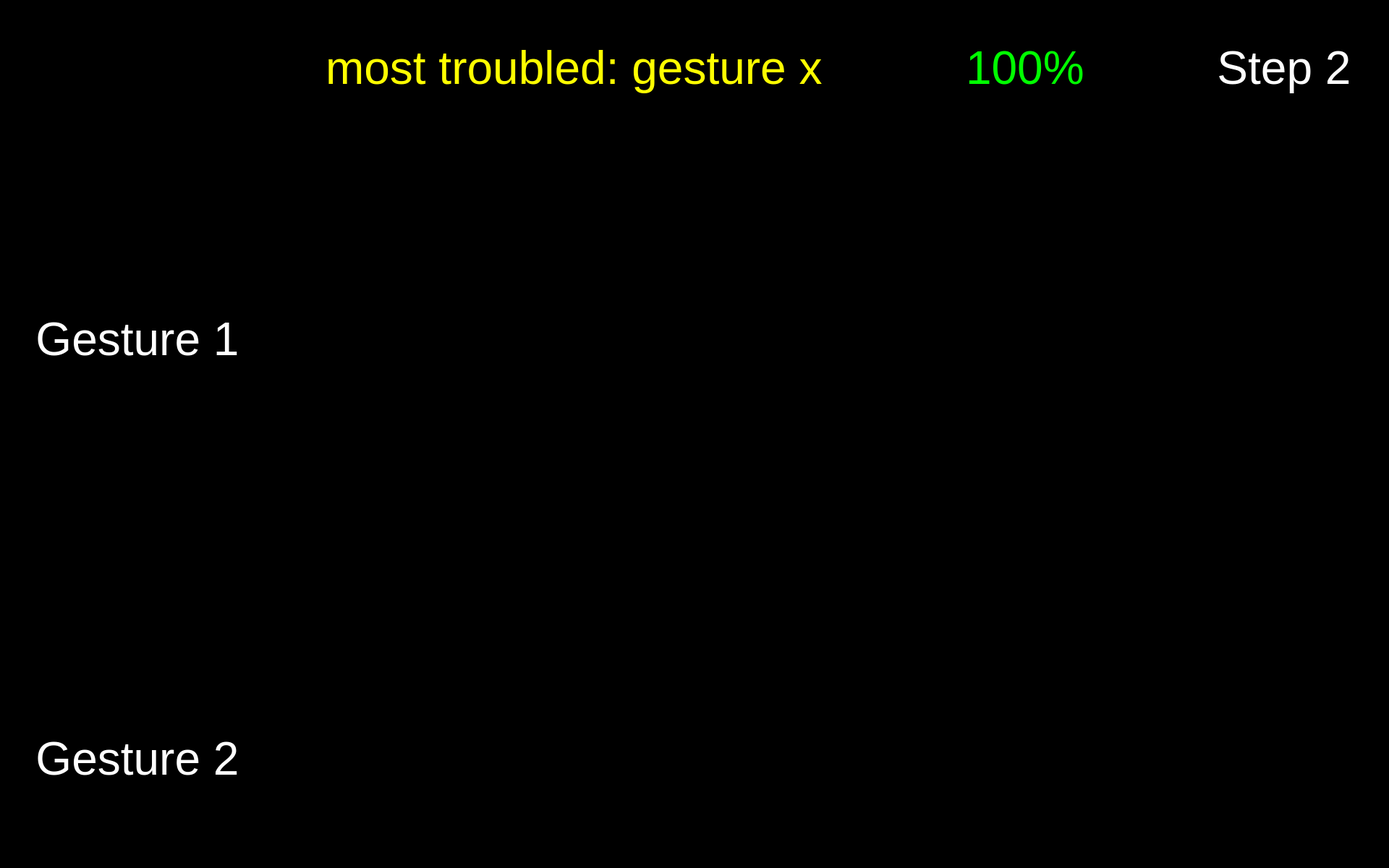
<?xml version="1.0" encoding="UTF-8"?>
<ui version="4.0">
 <class>Form</class>
 <widget class="QWidget" name="Form">
  <property name="geometry">
   <rect>
    <x>0</x>
    <y>0</y>
    <width>1920</width>
    <height>1200</height>
   </rect>
  </property>
  <property name="maximumSize">
   <size>
    <width>1920</width>
    <height>1200</height>
   </size>
  </property>
  <property name="windowTitle">
   <string>Form</string>
  </property>
  <property name="styleSheet">
   <string notr="true">background-color: rgb(0, 0, 0);</string>
  </property>
  <widget class="QLabel" name="label_text_step">
   <property name="geometry">
    <rect>
     <x>1650</x>
     <y>20</y>
     <width>250</width>
     <height>150</height>
    </rect>
   </property>
   <property name="font">
    <font>
     <pointsize>48</pointsize>
    </font>
   </property>
   <property name="styleSheet">
    <string notr="true">color: rgb(255, 255, 255);</string>
   </property>
   <property name="text">
    <string>&lt;html&gt;&lt;head/&gt;&lt;body&gt;&lt;p&gt;&lt;span style=&quot; color:#ffffff;&quot;&gt;Step 2&lt;/span&gt;&lt;/p&gt;&lt;/body&gt;&lt;/html&gt;</string>
   </property>
   <property name="alignment">
    <set>Qt::AlignCenter</set>
   </property>
   <property name="wordWrap">
    <bool>true</bool>
   </property>
  </widget>
  <widget class="QPushButton" name="button_nav_left">
   <property name="enabled">
    <bool>true</bool>
   </property>
   <property name="geometry">
    <rect>
     <x>800</x>
     <y>560</y>
     <width>150</width>
     <height>150</height>
    </rect>
   </property>
   <property name="minimumSize">
    <size>
     <width>81</width>
     <height>81</height>
    </size>
   </property>
   <property name="maximumSize">
    <size>
     <width>150</width>
     <height>150</height>
    </size>
   </property>
   <property name="cursor">
    <cursorShape>OpenHandCursor</cursorShape>
   </property>
   <property name="focusPolicy">
    <enum>Qt::WheelFocus</enum>
   </property>
   <property name="contextMenuPolicy">
    <enum>Qt::DefaultContextMenu</enum>
   </property>
   <property name="layoutDirection">
    <enum>Qt::LeftToRight</enum>
   </property>
   <property name="autoFillBackground">
    <bool>false</bool>
   </property>
   <property name="styleSheet">
    <string notr="true"/>
   </property>
   <property name="icon">
    <iconset resource="resources/res.qrc">
     <normaloff>:/buttons/Button Left.svg</normaloff>:/buttons/Button Left.svg</iconset>
   </property>
   <property name="iconSize">
    <size>
     <width>144</width>
     <height>144</height>
    </size>
   </property>
   <property name="autoDefault">
    <bool>false</bool>
   </property>
   <property name="default">
    <bool>false</bool>
   </property>
   <property name="flat">
    <bool>true</bool>
   </property>
  </widget>
  <widget class="QPushButton" name="button_nav_right">
   <property name="enabled">
    <bool>true</bool>
   </property>
   <property name="geometry">
    <rect>
     <x>960</x>
     <y>560</y>
     <width>150</width>
     <height>150</height>
    </rect>
   </property>
   <property name="minimumSize">
    <size>
     <width>81</width>
     <height>81</height>
    </size>
   </property>
   <property name="maximumSize">
    <size>
     <width>150</width>
     <height>150</height>
    </size>
   </property>
   <property name="cursor">
    <cursorShape>OpenHandCursor</cursorShape>
   </property>
   <property name="focusPolicy">
    <enum>Qt::WheelFocus</enum>
   </property>
   <property name="contextMenuPolicy">
    <enum>Qt::DefaultContextMenu</enum>
   </property>
   <property name="layoutDirection">
    <enum>Qt::LeftToRight</enum>
   </property>
   <property name="autoFillBackground">
    <bool>false</bool>
   </property>
   <property name="styleSheet">
    <string notr="true"/>
   </property>
   <property name="icon">
    <iconset resource="resources/res.qrc">
     <normaloff>:/buttons/Button Right.svg</normaloff>:/buttons/Button Right.svg</iconset>
   </property>
   <property name="iconSize">
    <size>
     <width>144</width>
     <height>144</height>
    </size>
   </property>
   <property name="autoDefault">
    <bool>false</bool>
   </property>
   <property name="default">
    <bool>false</bool>
   </property>
   <property name="flat">
    <bool>true</bool>
   </property>
  </widget>
  <widget class="QWidget" name="widget_score" native="true">
   <property name="geometry">
    <rect>
     <x>1180</x>
     <y>20</y>
     <width>450</width>
     <height>150</height>
    </rect>
   </property>
   <widget class="QWidget" name="horizontalLayoutWidget_2">
    <property name="geometry">
     <rect>
      <x>-1</x>
      <y>-1</y>
      <width>451</width>
      <height>152</height>
     </rect>
    </property>
    <layout class="QHBoxLayout" name="horizontalLayout_2">
     <item>
      <widget class="QLabel" name="score_flag">
       <property name="enabled">
        <bool>true</bool>
       </property>
       <property name="sizePolicy">
        <sizepolicy hsizetype="Preferred" vsizetype="Preferred">
         <horstretch>0</horstretch>
         <verstretch>0</verstretch>
        </sizepolicy>
       </property>
       <property name="maximumSize">
        <size>
         <width>150</width>
         <height>150</height>
        </size>
       </property>
       <property name="text">
        <string/>
       </property>
       <property name="pixmap">
        <pixmap resource="resources/res.qrc">:/img/Score Flag.svg</pixmap>
       </property>
      </widget>
     </item>
     <item>
      <widget class="QLabel" name="label_text_score">
       <property name="font">
        <font>
         <pointsize>48</pointsize>
        </font>
       </property>
       <property name="styleSheet">
        <string notr="true">color: rgb(0, 255, 0);</string>
       </property>
       <property name="text">
        <string>&lt;html&gt;&lt;head/&gt;&lt;body&gt;&lt;p&gt;&lt;span style=&quot; color:#00ff00;&quot;&gt;100%&lt;/span&gt;&lt;/p&gt;&lt;/body&gt;&lt;/html&gt;</string>
       </property>
       <property name="alignment">
        <set>Qt::AlignLeading|Qt::AlignLeft|Qt::AlignVCenter</set>
       </property>
       <property name="wordWrap">
        <bool>true</bool>
       </property>
      </widget>
     </item>
    </layout>
   </widget>
  </widget>
  <widget class="QPushButton" name="button_exit">
   <property name="enabled">
    <bool>true</bool>
   </property>
   <property name="geometry">
    <rect>
     <x>1760</x>
     <y>1040</y>
     <width>150</width>
     <height>150</height>
    </rect>
   </property>
   <property name="minimumSize">
    <size>
     <width>81</width>
     <height>81</height>
    </size>
   </property>
   <property name="maximumSize">
    <size>
     <width>150</width>
     <height>150</height>
    </size>
   </property>
   <property name="cursor">
    <cursorShape>OpenHandCursor</cursorShape>
   </property>
   <property name="focusPolicy">
    <enum>Qt::WheelFocus</enum>
   </property>
   <property name="contextMenuPolicy">
    <enum>Qt::DefaultContextMenu</enum>
   </property>
   <property name="icon">
    <iconset resource="resources/res.qrc">
     <normaloff>:/buttons/Button Exit.svg</normaloff>:/buttons/Button Exit.svg</iconset>
   </property>
   <property name="iconSize">
    <size>
     <width>144</width>
     <height>144</height>
    </size>
   </property>
   <property name="autoDefault">
    <bool>false</bool>
   </property>
   <property name="default">
    <bool>false</bool>
   </property>
   <property name="flat">
    <bool>true</bool>
   </property>
  </widget>
  <widget class="QLabel" name="label_plot_2">
   <property name="geometry">
    <rect>
     <x>490</x>
     <y>760</y>
     <width>850</width>
     <height>340</height>
    </rect>
   </property>
   <property name="maximumSize">
    <size>
     <width>1200</width>
     <height>480</height>
    </size>
   </property>
   <property name="font">
    <font>
     <pointsize>48</pointsize>
    </font>
   </property>
   <property name="styleSheet">
    <string notr="true">color: rgb(255, 255, 255);</string>
   </property>
   <property name="text">
    <string/>
   </property>
   <property name="scaledContents">
    <bool>true</bool>
   </property>
  </widget>
  <widget class="QLabel" name="text_required_2">
   <property name="geometry">
    <rect>
     <x>30</x>
     <y>1000</y>
     <width>320</width>
     <height>100</height>
    </rect>
   </property>
   <property name="font">
    <font>
     <pointsize>48</pointsize>
    </font>
   </property>
   <property name="styleSheet">
    <string notr="true">color: rgb(255, 255, 255);</string>
   </property>
   <property name="text">
    <string>&lt;html&gt;&lt;head/&gt;&lt;body&gt;&lt;p&gt;&lt;span style=&quot; color:#ffffff;&quot;&gt;Gesture 2&lt;/span&gt;&lt;/p&gt;&lt;/body&gt;&lt;/html&gt;</string>
   </property>
   <property name="alignment">
    <set>Qt::AlignCenter</set>
   </property>
   <property name="wordWrap">
    <bool>true</bool>
   </property>
  </widget>
  <widget class="QLabel" name="icon_expert_2">
   <property name="enabled">
    <bool>true</bool>
   </property>
   <property name="geometry">
    <rect>
     <x>490</x>
     <y>810</y>
     <width>100</width>
     <height>100</height>
    </rect>
   </property>
   <property name="sizePolicy">
    <sizepolicy hsizetype="Preferred" vsizetype="Preferred">
     <horstretch>0</horstretch>
     <verstretch>0</verstretch>
    </sizepolicy>
   </property>
   <property name="maximumSize">
    <size>
     <width>100</width>
     <height>100</height>
    </size>
   </property>
   <property name="text">
    <string/>
   </property>
   <property name="pixmap">
    <pixmap resource="resources/res.qrc">:/img/Icon Expert.png</pixmap>
   </property>
   <property name="scaledContents">
    <bool>true</bool>
   </property>
  </widget>
  <widget class="QLabel" name="icon_reaction_2">
   <property name="enabled">
    <bool>true</bool>
   </property>
   <property name="geometry">
    <rect>
     <x>1400</x>
     <y>820</y>
     <width>200</width>
     <height>200</height>
    </rect>
   </property>
   <property name="sizePolicy">
    <sizepolicy hsizetype="Preferred" vsizetype="Preferred">
     <horstretch>0</horstretch>
     <verstretch>0</verstretch>
    </sizepolicy>
   </property>
   <property name="maximumSize">
    <size>
     <width>200</width>
     <height>200</height>
    </size>
   </property>
   <property name="text">
    <string/>
   </property>
   <property name="scaledContents">
    <bool>true</bool>
   </property>
  </widget>
  <widget class="QLabel" name="label_plot_1">
   <property name="geometry">
    <rect>
     <x>490</x>
     <y>180</y>
     <width>850</width>
     <height>340</height>
    </rect>
   </property>
   <property name="maximumSize">
    <size>
     <width>1200</width>
     <height>480</height>
    </size>
   </property>
   <property name="font">
    <font>
     <pointsize>48</pointsize>
    </font>
   </property>
   <property name="styleSheet">
    <string notr="true">color: rgb(255, 255, 255);</string>
   </property>
   <property name="text">
    <string/>
   </property>
   <property name="scaledContents">
    <bool>true</bool>
   </property>
  </widget>
  <widget class="QLabel" name="label_trouble">
   <property name="geometry">
    <rect>
     <x>450</x>
     <y>20</y>
     <width>720</width>
     <height>150</height>
    </rect>
   </property>
   <property name="font">
    <font>
     <pointsize>48</pointsize>
    </font>
   </property>
   <property name="styleSheet">
    <string notr="true">color: rgb(255, 255, 0);</string>
   </property>
   <property name="text">
    <string>&lt;html&gt;&lt;head/&gt;&lt;body&gt;&lt;p&gt;&lt;span style=&quot; color:#ffff00;&quot;&gt;most troubled: gesture x&lt;/span&gt;&lt;/p&gt;&lt;/body&gt;&lt;/html&gt;</string>
   </property>
   <property name="alignment">
    <set>Qt::AlignLeading|Qt::AlignLeft|Qt::AlignVCenter</set>
   </property>
   <property name="wordWrap">
    <bool>true</bool>
   </property>
  </widget>
  <widget class="QLabel" name="icon_newbie_1">
   <property name="enabled">
    <bool>true</bool>
   </property>
   <property name="geometry">
    <rect>
     <x>490</x>
     <y>380</y>
     <width>100</width>
     <height>100</height>
    </rect>
   </property>
   <property name="sizePolicy">
    <sizepolicy hsizetype="Preferred" vsizetype="Preferred">
     <horstretch>0</horstretch>
     <verstretch>0</verstretch>
    </sizepolicy>
   </property>
   <property name="maximumSize">
    <size>
     <width>100</width>
     <height>100</height>
    </size>
   </property>
   <property name="text">
    <string/>
   </property>
   <property name="pixmap">
    <pixmap resource="resources/res.qrc">:/img/Icon User.png</pixmap>
   </property>
   <property name="scaledContents">
    <bool>true</bool>
   </property>
  </widget>
  <widget class="QLabel" name="image_step">
   <property name="geometry">
    <rect>
     <x>1650</x>
     <y>170</y>
     <width>250</width>
     <height>250</height>
    </rect>
   </property>
   <property name="font">
    <font>
     <pointsize>48</pointsize>
    </font>
   </property>
   <property name="styleSheet">
    <string notr="true">color: rgb(255, 255, 255);</string>
   </property>
   <property name="text">
    <string/>
   </property>
   <property name="pixmap">
    <pixmap resource="resources/res.qrc">:/detected steps/Detected Step2 Button.png</pixmap>
   </property>
   <property name="alignment">
    <set>Qt::AlignCenter</set>
   </property>
   <property name="wordWrap">
    <bool>true</bool>
   </property>
  </widget>
  <widget class="QLabel" name="image_required_1">
   <property name="geometry">
    <rect>
     <x>30</x>
     <y>180</y>
     <width>320</width>
     <height>240</height>
    </rect>
   </property>
   <property name="maximumSize">
    <size>
     <width>320</width>
     <height>240</height>
    </size>
   </property>
   <property name="text">
    <string/>
   </property>
   <property name="pixmap">
    <pixmap>gesture-images/step2_gesture1_2.png</pixmap>
   </property>
   <property name="scaledContents">
    <bool>true</bool>
   </property>
  </widget>
  <widget class="QLabel" name="icon_expert_1">
   <property name="enabled">
    <bool>true</bool>
   </property>
   <property name="geometry">
    <rect>
     <x>490</x>
     <y>220</y>
     <width>100</width>
     <height>100</height>
    </rect>
   </property>
   <property name="sizePolicy">
    <sizepolicy hsizetype="Preferred" vsizetype="Preferred">
     <horstretch>0</horstretch>
     <verstretch>0</verstretch>
    </sizepolicy>
   </property>
   <property name="maximumSize">
    <size>
     <width>100</width>
     <height>100</height>
    </size>
   </property>
   <property name="text">
    <string/>
   </property>
   <property name="pixmap">
    <pixmap resource="resources/res.qrc">:/img/Icon Expert.png</pixmap>
   </property>
   <property name="scaledContents">
    <bool>true</bool>
   </property>
  </widget>
  <widget class="QLabel" name="icon_newbie_2">
   <property name="enabled">
    <bool>true</bool>
   </property>
   <property name="geometry">
    <rect>
     <x>490</x>
     <y>960</y>
     <width>100</width>
     <height>100</height>
    </rect>
   </property>
   <property name="sizePolicy">
    <sizepolicy hsizetype="Preferred" vsizetype="Preferred">
     <horstretch>0</horstretch>
     <verstretch>0</verstretch>
    </sizepolicy>
   </property>
   <property name="maximumSize">
    <size>
     <width>100</width>
     <height>100</height>
    </size>
   </property>
   <property name="text">
    <string/>
   </property>
   <property name="pixmap">
    <pixmap resource="resources/res.qrc">:/img/Icon User.png</pixmap>
   </property>
   <property name="scaledContents">
    <bool>true</bool>
   </property>
  </widget>
  <widget class="QLabel" name="icon_reaction_1">
   <property name="enabled">
    <bool>true</bool>
   </property>
   <property name="geometry">
    <rect>
     <x>1400</x>
     <y>250</y>
     <width>200</width>
     <height>200</height>
    </rect>
   </property>
   <property name="sizePolicy">
    <sizepolicy hsizetype="Preferred" vsizetype="Preferred">
     <horstretch>0</horstretch>
     <verstretch>0</verstretch>
    </sizepolicy>
   </property>
   <property name="maximumSize">
    <size>
     <width>200</width>
     <height>200</height>
    </size>
   </property>
   <property name="text">
    <string/>
   </property>
   <property name="scaledContents">
    <bool>true</bool>
   </property>
  </widget>
  <widget class="QLabel" name="image_required_2">
   <property name="geometry">
    <rect>
     <x>30</x>
     <y>760</y>
     <width>320</width>
     <height>240</height>
    </rect>
   </property>
   <property name="maximumSize">
    <size>
     <width>320</width>
     <height>240</height>
    </size>
   </property>
   <property name="text">
    <string/>
   </property>
   <property name="pixmap">
    <pixmap>gesture-images/step3_gesture2_1.png</pixmap>
   </property>
   <property name="scaledContents">
    <bool>true</bool>
   </property>
  </widget>
  <widget class="QLabel" name="text_required_1">
   <property name="geometry">
    <rect>
     <x>30</x>
     <y>420</y>
     <width>320</width>
     <height>100</height>
    </rect>
   </property>
   <property name="font">
    <font>
     <pointsize>48</pointsize>
    </font>
   </property>
   <property name="styleSheet">
    <string notr="true">color: rgb(255, 255, 255);</string>
   </property>
   <property name="text">
    <string>&lt;html&gt;&lt;head/&gt;&lt;body&gt;&lt;p&gt;&lt;span style=&quot; color:#ffffff;&quot;&gt;Gesture 1&lt;/span&gt;&lt;/p&gt;&lt;/body&gt;&lt;/html&gt;</string>
   </property>
   <property name="alignment">
    <set>Qt::AlignCenter</set>
   </property>
   <property name="wordWrap">
    <bool>true</bool>
   </property>
  </widget>
 </widget>
 <resources>
  <include location="resources/res.qrc"/>
 </resources>
 <connections/>
</ui>
